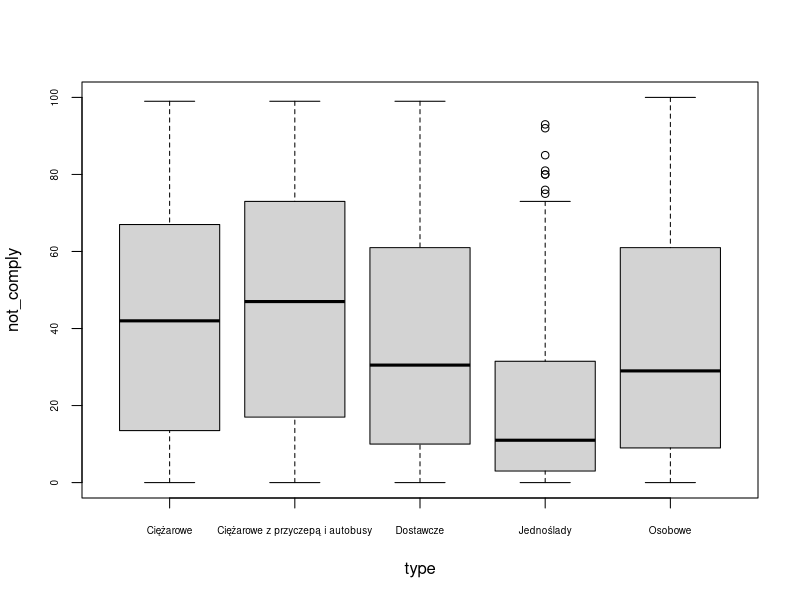
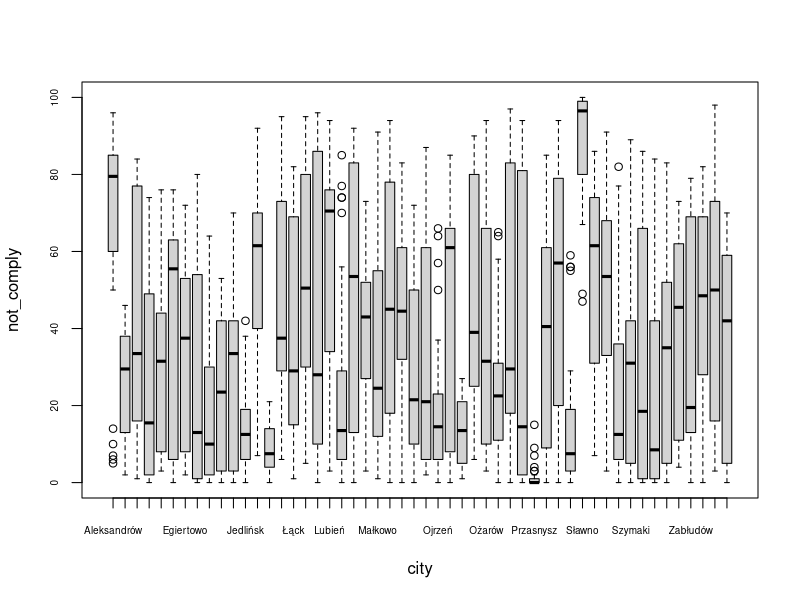
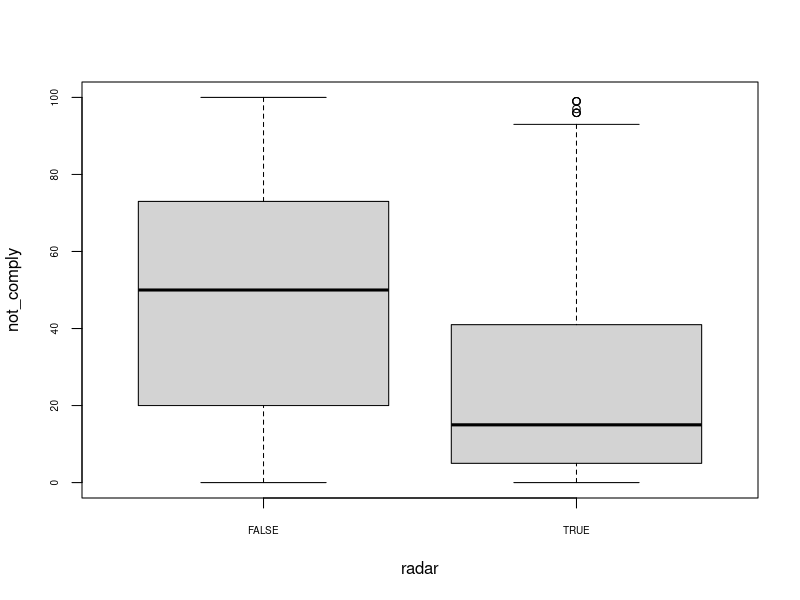
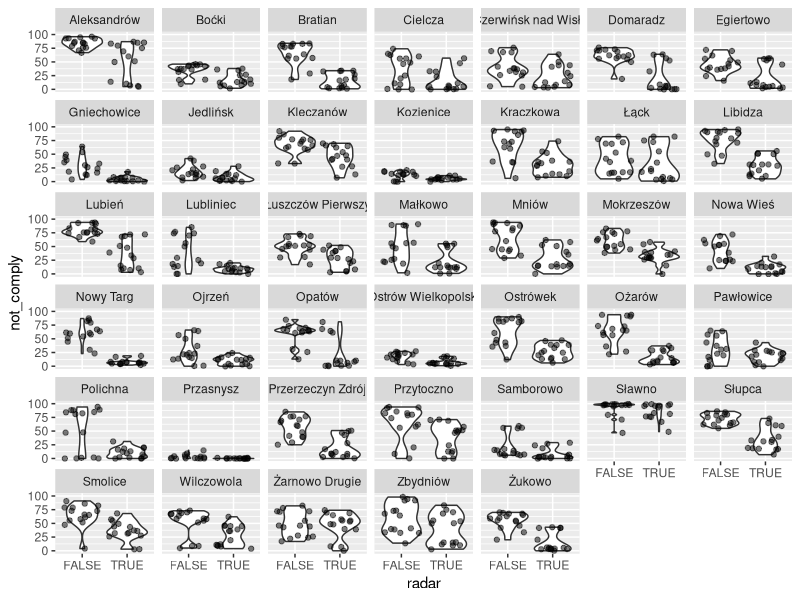
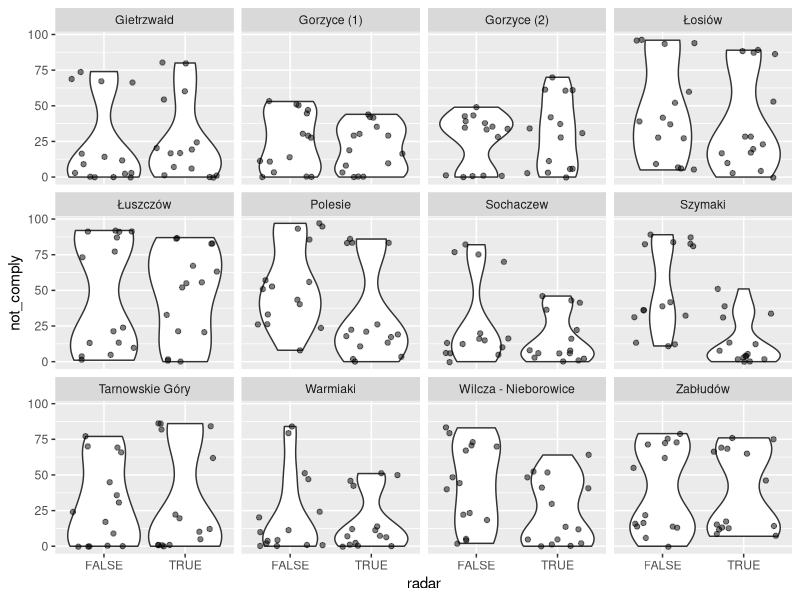

Generate these figures, in order, with R:
## ---- chunk 1
library(tidyverse)
## ---- chunk 2
dane <- read.csv2('../data/not_comply_measures.txt')
dane <- dane %>% arrange(city, radar, kind, type, measurement)
dane
## ---- chunk 3
boxplot(not_comply ~ type, data = dane, cex.axis = 0.6)
boxplot(not_comply ~ city, data = dane, cex.axis = 0.6)
boxplot(not_comply ~ radar, data = dane, cex.axis = 0.6)
## ---- chunk 4
dane %>%
  filter(kind == 'fotoradar') %>% 
  ggplot(data = ,
       aes(x = radar,
           y = not_comply)) +
  geom_violin() + 
  geom_jitter(alpha = 0.5) + 
  facet_wrap(~city)
## ---- chunk 5
dane %>%
  filter(kind == 'passive') %>% 
  ggplot(data = ,
       aes(x = radar,
           y = not_comply)) +
  geom_violin() + 
  geom_jitter(alpha = 0.5) + 
  facet_wrap(~city)
## ---- chunk 6
dane %>%
  spread(radar, not_comply) %>%
  mutate(diff = `FALSE` - `TRUE` > 0) %>%
  count(diff) %>%
  mutate(p = n/sum(n))
## ---- chunk 7
var.test(not_comply ~ radar, data = dane) ## wariancje nie są równe
t.test(not_comply ~ radar, data = dane, var.equal = FALSE) 
## ---- chunk 8
wilcox.test(not_comply ~ radar, data = dane)
## ---- chunk 9
dane %>%
  group_by(kind,radar) %>%
  summarise(m = mean(not_comply))
## ---- chunk 10
anova1 <- aov(not_comply ~ type, 
              data = dane,
              contrasts = list(type = contr.sum))
summary(anova1)
coefficients(anova1)
TukeyHSD(anova1)
